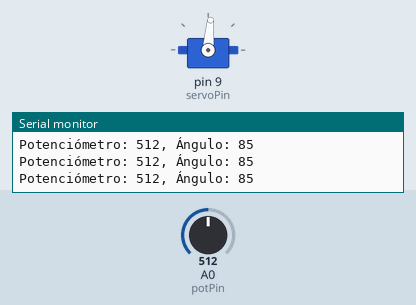
Simulated run of this sketch. Board: Arduino Uno, built with avr-gcc and run on an emulated ATmega328P. Shown: servo, the last lines printed to the serial monitor. The test bench sets the inputs (shaded band); at power-on: A0 (potPin) = 512.

Above: at 1.3 s.
1.4 s: A0 (potPin) set to 716
At 2.0 s:
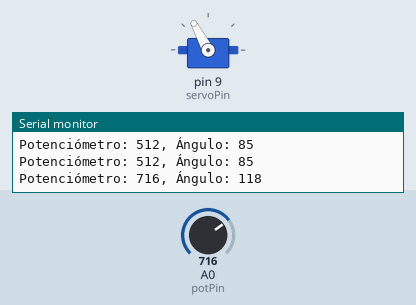
3.0 s: A0 (potPin) set to 900
At 4.2 s:
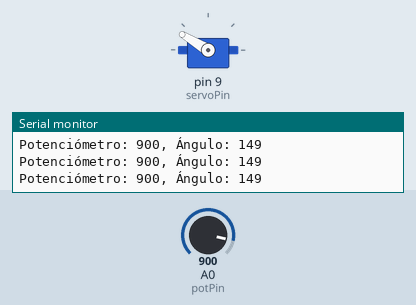
4.5 s: A0 (potPin) set to 1023
At 5.7 s:
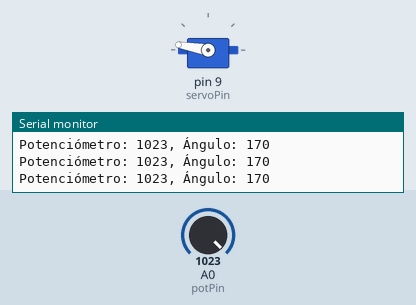
6.0 s: A0 (potPin) set to 306
At 6.9 s:
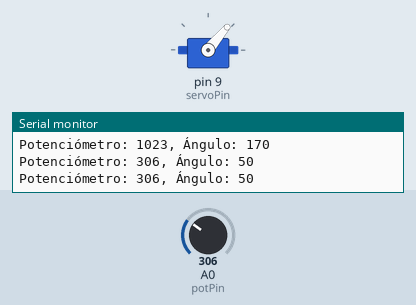
7.5 s: A0 (potPin) set to 122
At 8.1 s:
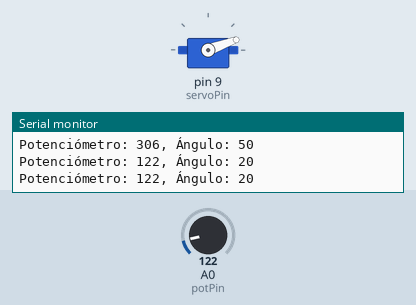
9.0 s: A0 (potPin) set to 0
At 9.3 s:
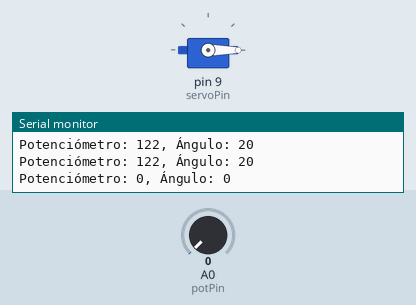
Timing chart, 0 to 11.5 s (numbered marks = the images above; inputs shaded):
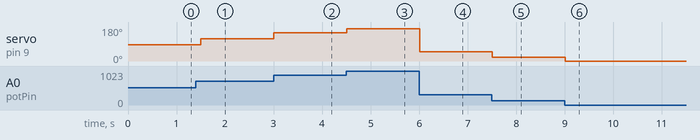

The sketch:

ServoMotor2ConFotoresistencia.ino
```cpp
#include <Servo.h>  //LIBRERIA PARA SERVO MOTOR
//CLASE 31
// MOVIMIENTO DE UN SERVO MOTOR
//CABLE MARRON= GND CABLE ROJO =5V CABLE NARANJA=INPUT
//MOVER EL SERVO MOTOR CON LOS VALORES DE UNA FOTO RESISTENCIA
//SE DEBE REALIZAR EL CALCULO DE LA PENDIENTE PARA EL MOVIMIENTO
int servoPin = 9;
int servoPos ;  //Variable para angulo de posicion
Servo myServo;     //Nombre para el servo

int potPin = A0;
int potVal;
int dt = 500;
int light;
void setup() {
  // put your setup code here, to run once:
  myServo.attach(servoPin);  //inicializar servo
  Serial.begin(9600);
  pinMode(potPin, INPUT);
}

void loop() {

  potVal = analogRead(potPin);

  //Funcion map sirve para convertir parametro, la funcion requiere de 5 parametros
  //variable donde estaran los datos , y de que rango a que rango se quiere convertir
  servoPos = map(potVal,0,1023,0,170);
  myServo.write(servoPos);
  Serial.print("Potenciómetro: ");
  Serial.print(potVal);
  Serial.print(", Ángulo: ");
  Serial.println(servoPos);
  delay(dt);
}
```

Measured:
- after the input at 1.4 s, servo on pin 9 (servoPin): 85° → 118° after 0.10 s
- after the input at 3.0 s, servo on pin 9 (servoPin): 118° → 149° at once
- after the input at 4.5 s, servo on pin 9 (servoPin): 149° → 170° at once
- after the input at 6.0 s, servo on pin 9 (servoPin): 170° → 50° at once
- after the input at 7.5 s, servo on pin 9 (servoPin): 50° → 20° at once
- after the input at 9.0 s, servo on pin 9 (servoPin): 20° → 0° at once
